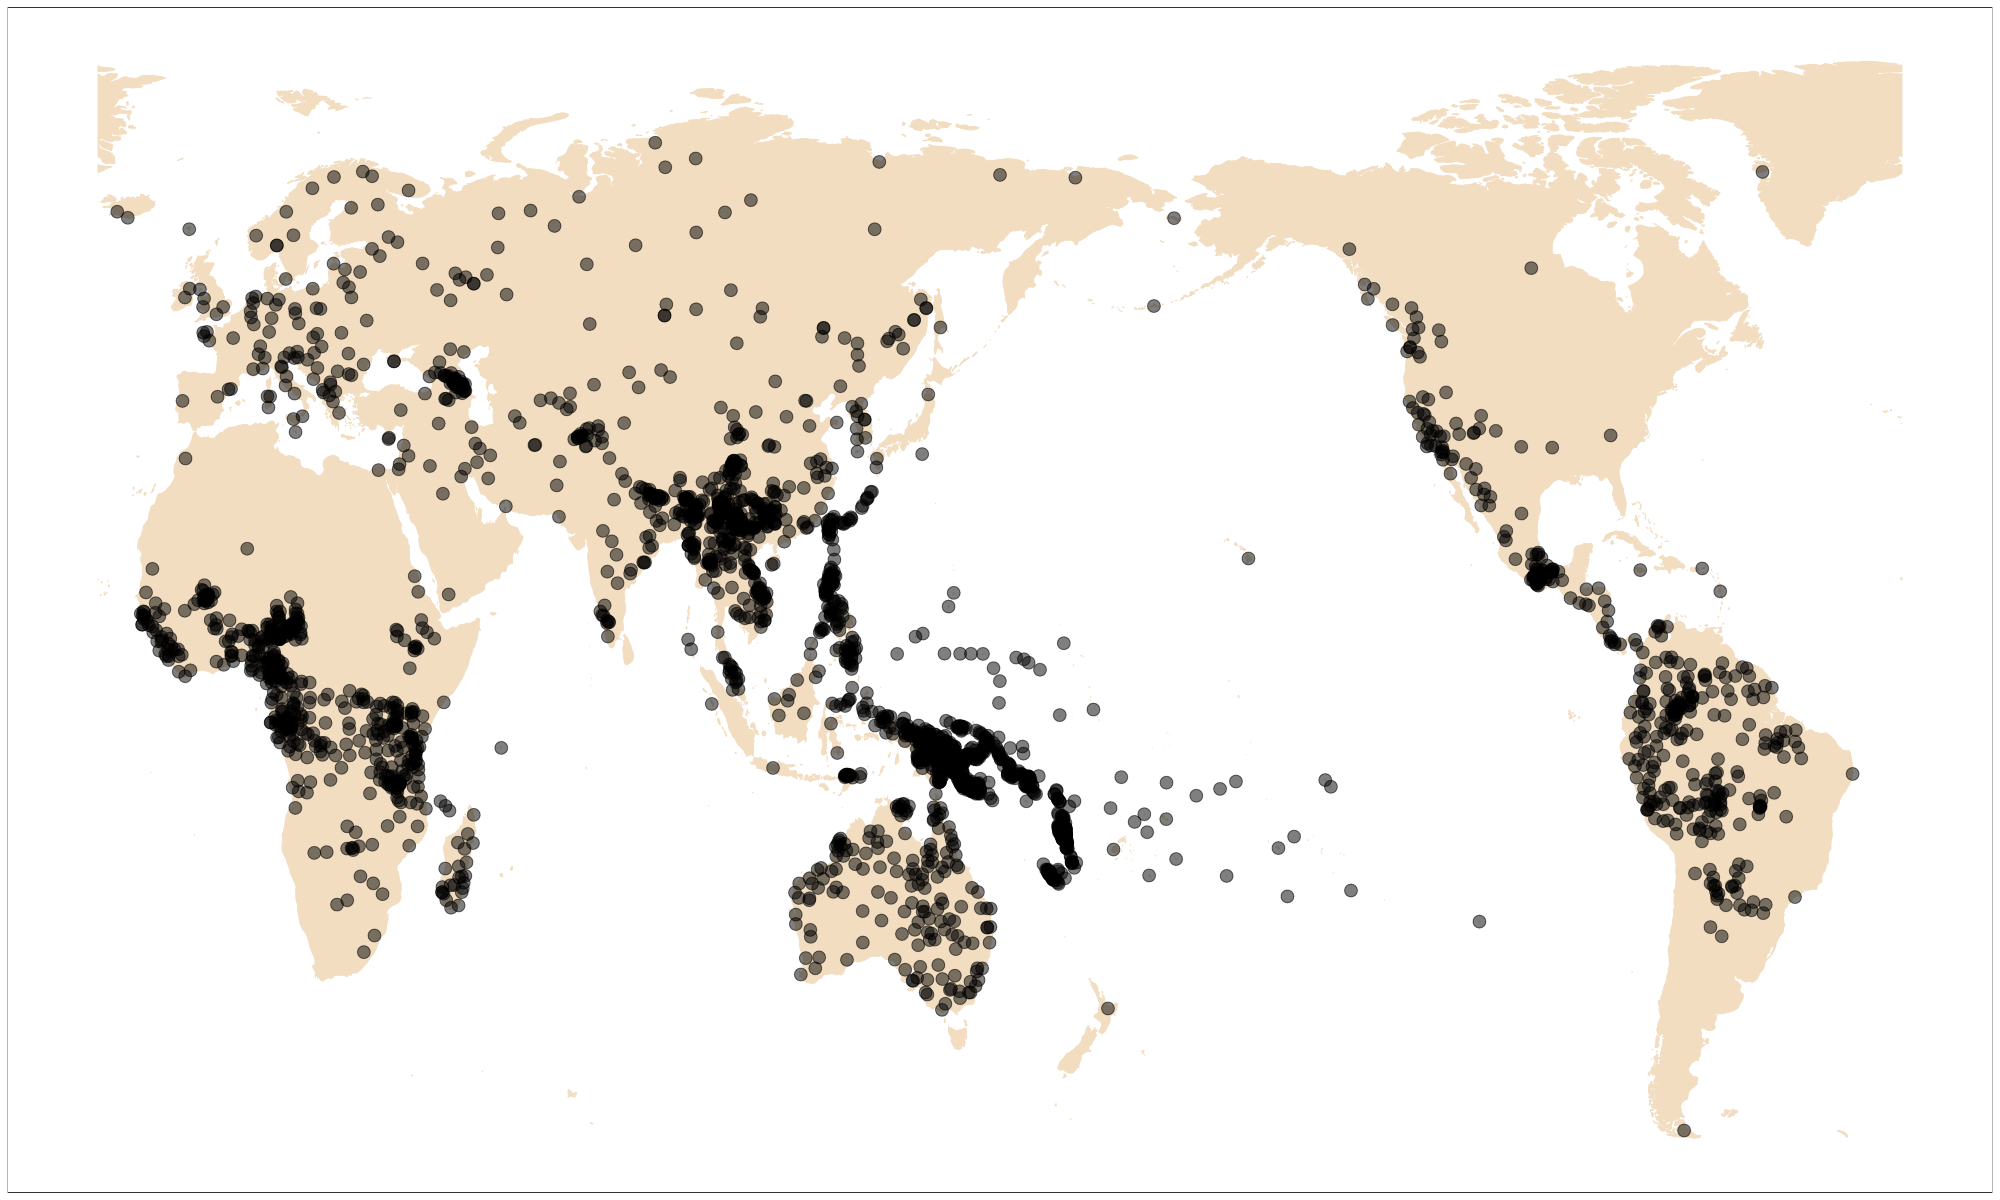

Write R code to recreate this figure.
library(readr)
library(dplyr)
library(ggplot2)
library(rnaturalearth)
library(rnaturalearthdata)

###################################
languages <- read_csv('data.csv', na=c('')) %>% 
  distinct(wd_id, language, macroarea, family, latitude, longitude) %>% 
  group_by(language, macroarea, family, latitude, longitude) %>% 
  summarise(count=n())

################################################
#####             Maps                     #####
################################################
languages$longitude<-sapply(languages$longitude,function(x) ifelse(x<(-25),x + 360,x))
world <- map_data('world', interior=F, wrap=c(-25,335), ylim=c(-54,79))

map_lb <- ggplot() +
  geom_polygon(
    data=world,
    aes(x=long,y=lat,group=group),
    colour="#F2DDC1",linewidth=0.2, fill="#F2DDC1"
  ) + 
  geom_point(
    data=languages,
    aes(longitude, latitude),
    size=4, shape=21, fill='black', alpha=0.5
  ) +
  scale_x_continuous(name=NULL, breaks=NULL) +
  scale_y_continuous(name=NULL, breaks=NULL) +
  theme_bw() +
  guides(alpha = 'none') +
  theme(legend.position="right") 

map_lb
ggsave('map.pdf', map_lb, width=20, height=12, dpi=500)
